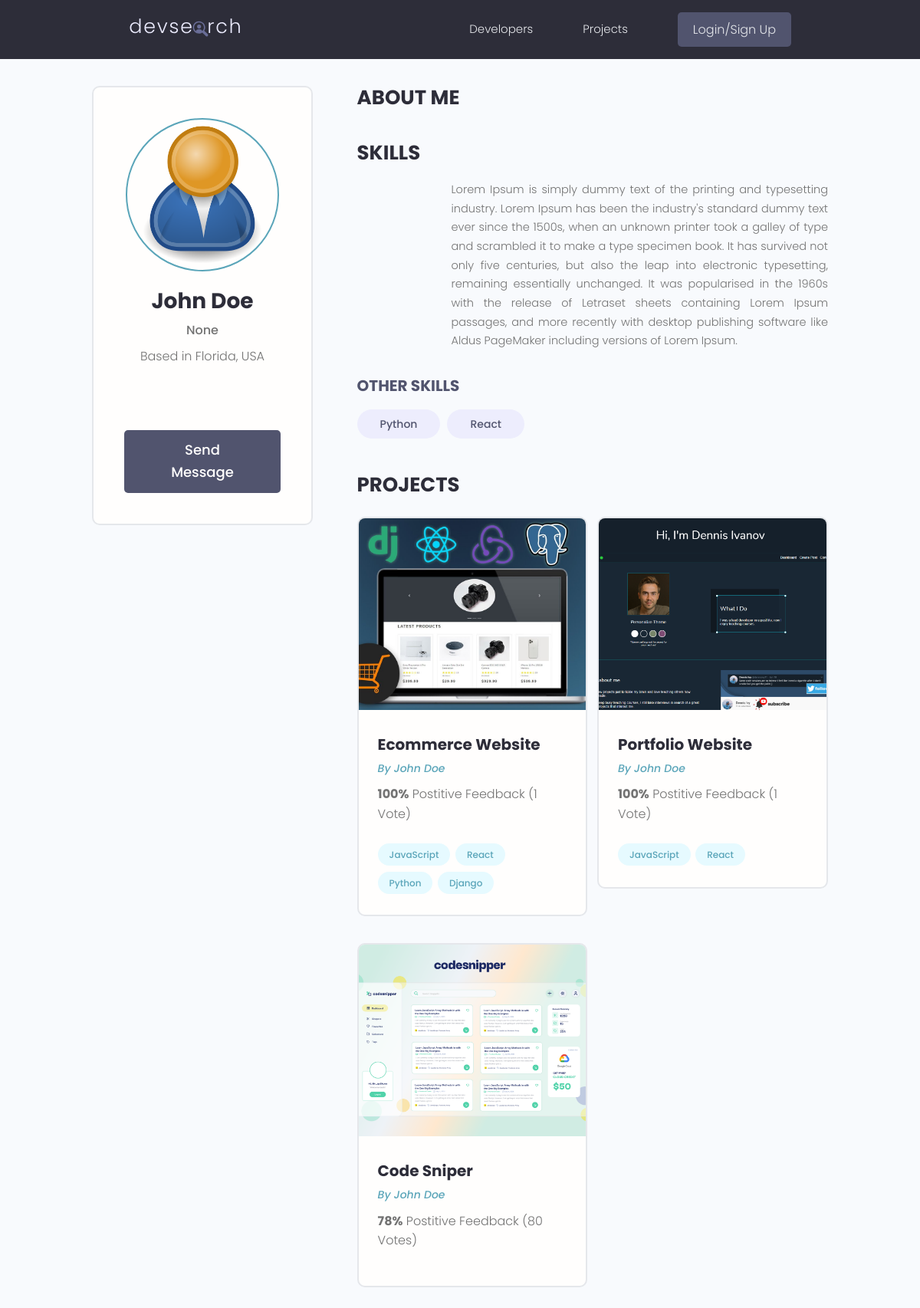
/profile/ea0e172d-aadb-47e1-901f-8f31ea6ab96a/, run on an earlier commit of the app's database.
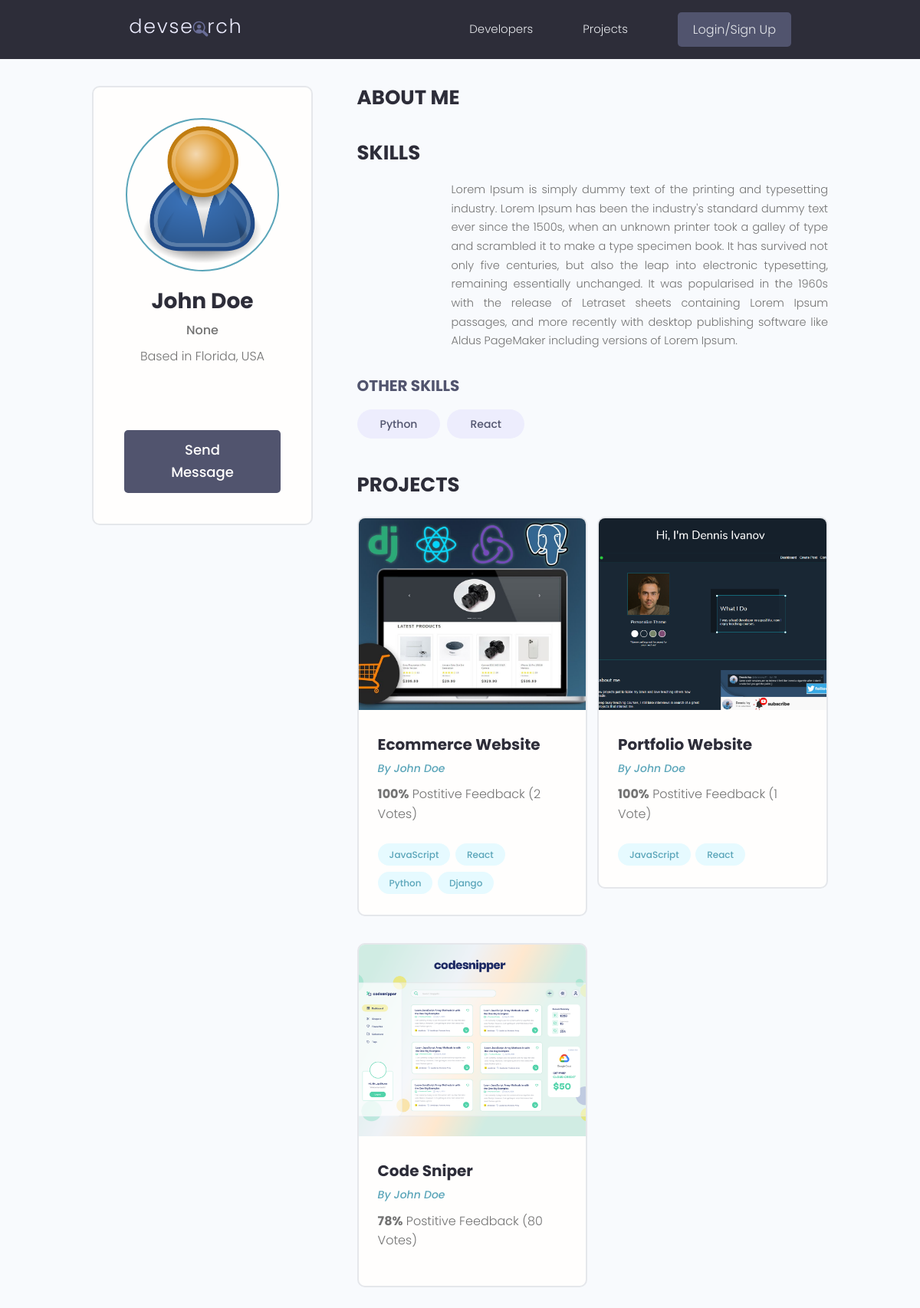
And on a later commit of the database.
### projects/models.py (models this page shows, shortened)
class Project(models.Model):
    owner = models.ForeignKey(Profile, null=True, blank=True, on_delete=models.CASCADE)
    title = models.CharField(max_length=200)
    description = models.TextField(null=True, blank=True)
    featured_image = models.ImageField(null=True, blank=True, default="default.jpg")
    demo_link = models.CharField(max_length=2000, null=True, blank=True)
    source_link = models.CharField(max_length=2000, null=True, blank=True)
    tags = models.ManyToManyField('Tag', blank=True)
    vote_total = models.IntegerField(default=0, null=True, blank=True)
    vote_ratio = models.IntegerField(default=0, null=True, blank=True)
    created = models.DateTimeField(auto_now_add=True)
    id = models.UUIDField(default=uuid.uuid4, unique=True,
                          primary_key=True, editable=False)
    class Meta:
        ordering = ['-vote_ratio', '-vote_total', 'title']
    @property
    def imageURL(self):
        try:
            url = self.featured_image.url
        except:
            url = ''
        return url

### users/models.py (models this page shows, shortened)
class Profile(models.Model):
    user = models.OneToOneField(User, on_delete=models.CASCADE, null=True, blank=True)
    name = models.CharField(max_length=200, blank=True, null=True)
    email = models.EmailField(max_length=500, blank=True, null=True)
    username = models.CharField(max_length=200, blank=True, null=True)
    location = models.CharField(max_length=200, blank=True, null=True)
    short_intro = models.CharField(max_length=200, blank=True, null=True)
    bio = models.TextField(blank=True, null=True)
    profile_image = models.ImageField(null=True, blank=True, upload_to='profiles/', default="profiles/user-default.png")
    social_github = models.CharField(max_length=200, blank=True, null=True)
    social_twitter = models.CharField(max_length=200, blank=True, null=True)
    social_linkedin = models.CharField(max_length=200, blank=True, null=True)
    social_youtube = models.CharField(max_length=200, blank=True, null=True)
    social_website = models.CharField(max_length=200, blank=True, null=True)
    created = models.DateTimeField(auto_now_add=True)
    id = models.UUIDField(default=uuid.uuid4, unique=True,
                          primary_key=True, editable=False)
    class Meta:
        ordering = ['created']
    @property
    def imageURL(self):
        try:
            url = self.profile_image.url
        except:
            url = ''
        return url

### users/views.py (the view)
# urls.py: path('profile/<str:pk>/', views.userProfile, name="user-profile"),
def userProfile(request, pk):
    profile = Profile.objects.get(id=pk)
    topSkills = profile.skill_set.exclude(description__exact="")
    otherSkills = profile.skill_set.filter(description="")
    context = {
        'profile':profile,
        'topSkills': topSkills,
        'otherSkills': otherSkills,
    }
    return render(request, 'users/user-profile.html', context)

### projects/models.py (called while the page is built)
    def __str__(self):
        return self.name

### users/models.py (called while the page is built)
    def __str__(self):
        return str(self.name)

### users/templates/users/user-profile.html (shortened to what this page needs)
{% extends 'main.html' %}
{% block content %}
 <main class="profile my-md">
    <div class="container">
      <div class="layout">
        <div class="column column--1of3">
          <div class="card text-center">
            <div class="card__body dev">
              <img class="avatar avatar--xl" src="{{ profile.imageURL }}" />
              <h2 class="dev__name">{{profile.name}}</h2>
              <p class="dev__title">{{profile.short_intro}}</p>
              <p class="dev__location">Based in {{profile.location}}</p>
              <ul class="dev__social">
              </ul>
              {% if request.user.profile.id != profile.id %}
              <a href="{% url 'create-message' profile.id %}" class="btn btn--sub btn--lg">Send Message </a>
              {% endif %}
            </div>
          </div>
        </div>
        <div class="column column--2of3">
          <div class="devInfo">
            <h3 class="devInfo__title">About Me</h3>
          </div>
          <div class="devInfo">
            <h3 class="devInfo__title">Skills</h3>
            <div class="devInfo__skills">
                {% for skill in topSkills %}
              <div class="devSkill">
                <p class="devSkill__info">{{skill.description}}</p>
              </div>
                {% endfor %}
              <h3 class="devInfo__subtitle">Other Skills</h3>
              <div class="devInfo__otherSkills">
                {% for skill in otherSkills %}
                <span class="tag tag--pill tag--sub tag--lg">
                  <small>{{skill}}</small>
                </span>
                {% endfor %}
              </div>
            </div>
          </div>
          <div class="devInfo">
            <h3 class="devInfo__title">Projects</h3>
            <div class="grid grid--two">
                {% for project in profile.project_set.all %}
              <div class="column">
                <div class="card project">
                  <a href="{% url 'project' project.id %}" class="project">
                    <img class="project__thumbnail" src="{{project.imageURL}}" alt="project thumbnail" />
                    <div class="card__body">
                      <h3 class="project__title">{{project.title}}</h3>
                      <p><a class="project__author" href="{% url 'user-profile' project.owner.id %}">By {{project.owner.name}}</a></p>
                      <p class="project--rating">
                        <span style="font-weight: bold;">{{project.vote_ratio}}%</span> Postitive
                        Feedback ({{project.vote_total}} Vote{{project.vote_total|pluralize:"s"}})
                      </p>
                      <div class="project__tags">
                        {% for tag in project.tags.all %}
                        <span class="tag tag--pill tag--main">
                          <small>{{tag}}</small>
                        </span>
                        {% endfor %}
                      </div>
                    </div>
                  </a>
                </div>
              </div>
              {% endfor %}
            </div>
          </div>
        </div>
      </div>
    </div>
  </main>
{% endblock content %}

What changed in the data, as far as the page shows it:
changed Project "Ecommerce Website": vote_total "1" → "2"
